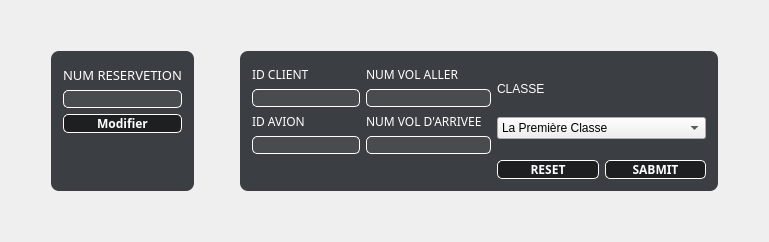
          <widget class="QWidget" name="modifier_5">
           <property name="styleSheet">
            <string notr="true">#modifier{
border-image:url(&quot;://sources/evaluation-process.jpg&quot;);
background:#2b3947;
border:0;
}</string>
           </property>
           <attribute name="title">
            <string>Modifier</string>
           </attribute>
           <layout class="QGridLayout" name="gridLayout_56">
            <item row="1" column="2">
             <spacer name="horizontalSpacer_45">
              <property name="orientation">
               <enum>Qt::Horizontal</enum>
              </property>
              <property name="sizeHint" stdset="0">
               <size>
                <width>40</width>
                <height>20</height>
               </size>
              </property>
             </spacer>
            </item>
            <item row="2" column="1">
             <spacer name="verticalSpacer_44">
              <property name="orientation">
               <enum>Qt::Vertical</enum>
              </property>
              <property name="sizeHint" stdset="0">
               <size>
                <width>20</width>
                <height>40</height>
               </size>
              </property>
             </spacer>
            </item>
            <item row="0" column="1">
             <spacer name="verticalSpacer_45">
              <property name="orientation">
               <enum>Qt::Vertical</enum>
              </property>
              <property name="sizeHint" stdset="0">
               <size>
                <width>20</width>
                <height>40</height>
               </size>
              </property>
             </spacer>
            </item>
            <item row="1" column="1">
             <widget class="QGroupBox" name="groupBox_18">
              <property name="styleSheet">
               <string notr="true">QGroupBox{
background-color:rgba(14,17,22,80%);
color:white;
border:0;
border-radius:8px;
}</string>
              </property>
              <property name="title">
               <string/>
              </property>
              <layout class="QGridLayout" name="gridLayout_57">
               <item row="1" column="0">
                <widget class="QLineEdit" name="lineEdit_38">
                 <property name="styleSheet">
                  <string notr="true">QLineEdit{
background-color:rgba(255,255,255,7%);
border:1 solid white;
border-radius:5px;
color:white;
}</string>
                 </property>
                </widget>
               </item>
               <item row="0" column="0">
                <widget class="QLabel" name="label_55">
                 <property name="font">
                  <font>
                   <family>Cairo</family>
                   <pointsize>10</pointsize>
                   <weight>50</weight>
                   <bold>false</bold>
                  </font>
                 </property>
                 <property name="styleSheet">
                  <string notr="true">QLabel{
color:white;
}</string>
                 </property>
                 <property name="text">
                  <string>NUM RESERVETION</string>
                 </property>
                </widget>
               </item>
               <item row="2" column="0">
                <widget class="QPushButton" name="pushButton_33">
                 <property name="font">
                  <font>
                   <family>Cairo</family>
                   <weight>75</weight>
                   <bold>true</bold>
                  </font>
                 </property>
                 <property name="styleSheet">
                  <string notr="true">QPushButton{
background-color:rgba(0,0,0,50%);
color:white;
border:1 solid white;
border-radius: 5px;
}
QPushButton:hover{
background-color:rgba(255,127,80,50%);
color:black;
}</string>
                 </property>
                 <property name="text">
                  <string>Modifier</string>
                 </property>
                </widget>
               </item>
               <item row="3" column="0">
                <spacer name="verticalSpacer_46">
                 <property name="orientation">
                  <enum>Qt::Vertical</enum>
                 </property>
                 <property name="sizeHint" stdset="0">
                  <size>
                   <width>20</width>
                   <height>40</height>
                  </size>
                 </property>
                </spacer>
               </item>
              </layout>
             </widget>
            </item>
            <item row="1" column="3">
             <widget class="QGroupBox" name="groupBox_19">
              <property name="font">
               <font>
                <family>Cairo</family>
                <weight>75</weight>
                <bold>true</bold>
               </font>
              </property>
              <property name="styleSheet">
               <string notr="true">QGroupBox{
background-color:rgba(14,17,22,80%);
color:white;
border:0;
border-radius:8px;
}</string>
              </property>
              <property name="title">
               <string/>
              </property>
              <layout class="QGridLayout" name="gridLayout_58">
               <item row="0" column="0">
                <layout class="QGridLayout" name="gridLayout_59">
                 <item row="1" column="2">
                  <layout class="QHBoxLayout" name="horizontalLayout_18">
                   <item>
                    <widget class="QPushButton" name="pushButton_34">
                     <property name="font">
                      <font>
                       <family>Cairo</family>
                       <weight>75</weight>
                       <bold>true</bold>
                      </font>
                     </property>
                     <property name="styleSheet">
                      <string notr="true">QPushButton{
background-color:rgba(0,0,0,50%);
color:white;
border:1 solid white;
border-radius: 5px;
}
QPushButton:hover{
background-color:rgba(255,0,0,50%);
color:black;
}</string>
                     </property>
                     <property name="text">
                      <string>  RESET  </string>
                     </property>
                    </widget>
                   </item>
                   <item>
                    <widget class="QPushButton" name="pushButton_35">
                     <property name="font">
                      <font>
                       <family>Cairo</family>
                       <weight>75</weight>
                       <bold>true</bold>
                      </font>
                     </property>
                     <property name="styleSheet">
                      <string notr="true">QPushButton{
background-color:rgba(0,0,0,50%);
color:white;
border:1 solid white;
border-radius: 5px;
}
QPushButton:hover{
background-color:rgba(0,255,0,50%);
color:black;
}</string>
                     </property>
                     <property name="text">
                      <string>  SABMIT  </string>
                     </property>
                    </widget>
                   </item>
                  </layout>
                 </item>
                 <item row="0" column="2">
                  <layout class="QVBoxLayout" name="verticalLayout_25">
                   <item>
                    <widget class="QLabel" name="label_68">
                     <property name="maximumSize">
                      <size>
                       <width>161</width>
                       <height>17</height>
                      </size>
                     </property>
                     <property name="styleSheet">
                      <string notr="true">QLabel{
color:white;
}</string>
                     </property>
                     <property name="text">
                      <string>CLASSE</string>
                     </property>
                    </widget>
                   </item>
                   <item>
                    <widget class="QComboBox" name="comboBox_6">
                     <item>
                      <property name="text">
                       <string>La Première Classe </string>
                      </property>
                     </item>
                     <item>
                      <property name="text">
                       <string>La Classe Affaires</string>
                      </property>
                     </item>
                     <item>
                      <property name="text">
                       <string>La Classe Economique Premium</string>
                      </property>
                     </item>
                     <item>
                      <property name="text">
                       <string>La Classe Economique </string>
                      </property>
                     </item>
                    </widget>
                   </item>
                  </layout>
                 </item>
                 <item row="0" column="0">
                  <layout class="QVBoxLayout" name="verticalLayout_22">
                   <item>
                    <widget class="QLabel" name="label_58">
                     <property name="font">
                      <font>
                       <family>Cairo</family>
                      </font>
                     </property>
                     <property name="styleSheet">
                      <string notr="true">QLabel{
color:white;
}</string>
                     </property>
                     <property name="text">
                      <string>ID CLIENT</string>
                     </property>
                    </widget>
                   </item>
                   <item>
                    <widget class="QLineEdit" name="lineEdit_40">
                     <property name="styleSheet">
                      <string notr="true">QLineEdit{
background-color:rgba(255,255,255,7%);
border:1 solid white;
border-radius:5px;
color:white;
}</string>
                     </property>
                    </widget>
                   </item>
                   <item>
                    <widget class="QLabel" name="label_61">
                     <property name="font">
                      <font>
                       <family>Cairo</family>
                      </font>
                     </property>
                     <property name="styleSheet">
                      <string notr="true">QLabel{
color:white;
}</string>
                     </property>
                     <property name="text">
                      <string>ID AVION</string>
                     </property>
                    </widget>
                   </item>
                   <item>
                    <widget class="QLineEdit" name="lineEdit_43">
                     <property name="styleSheet">
                      <string notr="true">QLineEdit{
background-color:rgba(255,255,255,7%);
border:1 solid white;
border-radius:5px;
color:white;
}</string>
                     </property>
                    </widget>
                   </item>
                  </layout>
                 </item>
                 <item row="0" column="1">
                  <layout class="QVBoxLayout" name="verticalLayout_23">
                   <item>
                    <widget class="QLabel" name="label_59">
                     <property name="font">
                      <font>
                       <family>Cairo</family>
                      </font>
                     </property>
                     <property name="styleSheet">
                      <string notr="true">QLabel{
color:white;
}</string>
                     </property>
                     <property name="text">
                      <string>NUM VOL ALLER</string>
                     </property>
                    </widget>
                   </item>
                   <item>
                    <widget class="QLineEdit" name="lineEdit_41">
                     <property name="font">
                      <font>
                       <weight>75</weight>
                       <bold>true</bold>
                      </font>
                     </property>
                     <property name="styleSheet">
                      <string notr="true">QLineEdit{
background-color:rgba(255,255,255,7%);
border:1 solid white;
border-radius:5px;
color:red;
}</string>
                     </property>
                    </widget>
                   </item>
                   <item>
                    <widget class="QLabel" name="label_60">
                     <property name="font">
                      <font>
                       <family>Cairo</family>
                      </font>
                     </property>
                     <property name="styleSheet">
                      <string notr="true">QLabel{
color:white;
}</string>
                     </property>
                     <property name="text">
                      <string>NUM VOL D'ARRIVEE</string>
                     </property>
                    </widget>
                   </item>
                   <item>
                    <widget class="QLineEdit" name="lineEdit_42">
                     <property name="styleSheet">
                      <string notr="true">QLineEdit{
background-color:rgba(255,255,255,7%);
border:1 solid white;
border-radius:5px;
color:white;
}</string>
                     </property>
                    </widget>
                   </item>
                  </layout>
                 </item>
                </layout>
               </item>
              </layout>
             </widget>
            </item>
            <item row="1" column="0">
             <spacer name="horizontalSpacer_46">
              <property name="orientation">
               <enum>Qt::Horizontal</enum>
              </property>
              <property name="sizeHint" stdset="0">
               <size>
                <width>40</width>
                <height>20</height>
               </size>
              </property>
             </spacer>
            </item>
            <item row="1" column="4">
             <spacer name="horizontalSpacer_47">
              <property name="orientation">
               <enum>Qt::Horizontal</enum>
              </property>
              <property name="sizeHint" stdset="0">
               <size>
                <width>40</width>
                <height>20</height>
               </size>
              </property>
             </spacer>
            </item>
           </layout>
          </widget>
